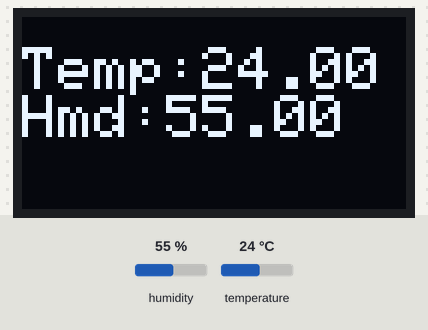
Simulated run of this sketch. Board: ESP32. Parts: 128×64 one-colour display. Inputs (shaded band) come from the test bench; at power-on: humidity 55 %, temperature 24 °C. WiFi joins after 1.5 s; servers stay silent unless stated; what the sketch prints to the serial monitor is not drawn.

Above: at 3.1 s.
3.2 s: humidity set to 22 %
At 4.2 s:
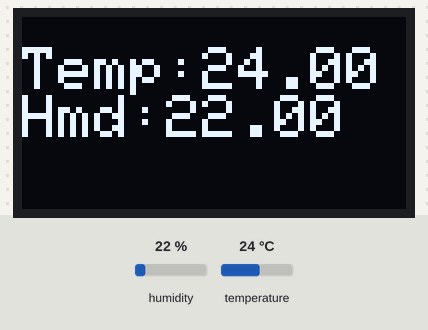
5.1 s: temperature set to 12 °C
At 6.0 s:
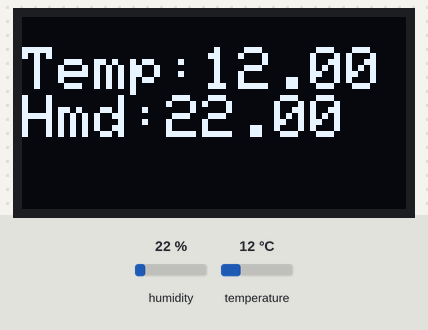
7.1 s: humidity set to 40 %
At 8.9 s:
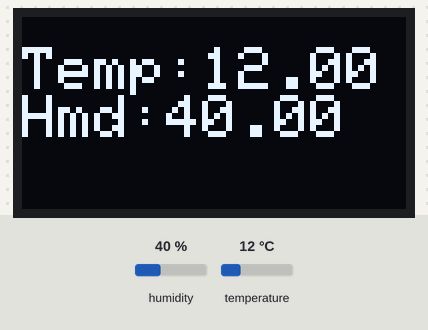
9.2 s: temperature set to 19 °C
At 10.7 s:
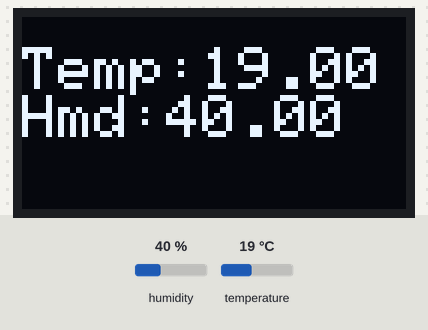
Timing chart, 0 to 12.2 s (numbered marks = the images above; inputs shaded):
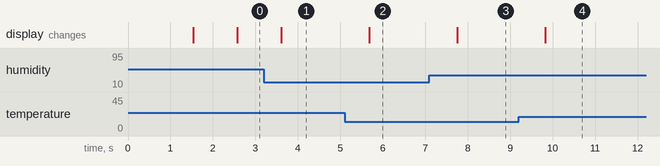

The sketch:

TemperatureHumidity_oled.ino
```cpp
 /****************************************************************************
*Code developed by IoT@FORGE DevOps on 08 October 2019 at 11.15PM************
*Components Used : ESP32 and DHT22*******************************************
*Connections Used : GND - GND || VCC - 3V3 || OUT - D15**********************
*****************************************************************************
*****************************************************************************
*****************************************************************************
***__________***__________***__________****____________***___________********
**|          |*|          |*|          |**|            |*|           |*******
**|    ______|*|   ____   |*|    ___    |*|    ________|*|     ______|*******
**|    |*******|  |    |  |*|   |   |   |*|   |**********|    |**************
**|    |___****|  |    |  |*|   |___|   |*|   |***-----**|    |__************
**|       |****|  |    |  |*|    __   |***|   |**|_    |*|     __|***********
**|   ____|****|  |____|  |*|   |  |   |**|   |____|   |*|    |______********
**|   |********|          |*|   |   |   |*|            |*|           |*******
**|___|********|__________|*|___|***|___|*|____________|*|___________|*******
*****************************************************************************
*****************************************************************************
*****************************************************************************
*****************************************************************************
*ESP32 Dev Module, Disabled, Default 4MB with spiffs(1.2MB APP/1.5MB SPIFFS)*
*240MHz(WiFi/BT), QIO, 80MHz, 4MB, 115200 BaudRatio**************************
****************************************************************************/


//Initialize the libraries here
#include<WiFi.h>
#define CAYENNE_PRINT Serial
#include <CayenneMQTTWiFi.h>
#include<DHTesp.h>
#include <Adafruit_GFX.h>
#include <Adafruit_SSD1306.h>

#define SCREEN_WIDTH 128 // OLED display width, in pixels
#define SCREEN_HEIGHT 64 // OLED display height, in pixels
//int a=10;
// Declaration for an SSD1306 display connected to I2C (SDA, SCL pins)
Adafruit_SSD1306 display(SCREEN_WIDTH, SCREEN_HEIGHT, &Wire, -1);


//Define the DHT pin here
#define DHTPIN 15
DHTesp dht;


// Cayenne authentication info. This should be obtained from the Cayenne Dashboard.
char username[] = "c96eca10-f421-11e9-b49d-5f4b6757b1bf";
char password[] = "39dcabb74c6bdd53a871cd2b7441fc6a01f62e85";
char clientID[] = "03dba5f0-f423-11e9-ba7c-716e7f5ba423";


unsigned long lastMillis = 0;


// replace with your wifi ssid and wpa2 key
const char *ssid =  "RFN";
const char *pass =  "miphone123";


//Set the channel number here
int channel_1 = 3;
int channel_2 = 4;
int channel_3 = 5;


//defining the wificlient function
WiFiClient client;


void setup() {

   Serial.begin(9600);


   //the ESP32 is now starting to connect to WiFi you mentioned using the below code
   WiFi.begin(ssid, pass);


   //Checking the WiFi status here
   while (WiFi.status() != WL_CONNECTED)
     {
            delay(100);
            Serial.print(".");
     }
      Serial.println("");
      Serial.println("WiFi connected");


    //Cayenne starts to connect here
    Cayenne.begin(username, password, clientID);


    //setting the module DHT22 or DHT11
    dht.setup(DHTPIN, DHTesp::DHT22);

      if(!display.begin(SSD1306_SWITCHCAPVCC, 0x3C)) { // Address 0x3D for 128x64
    Serial.println(F("SSD1306 allocation failed"));
for(;;);
  }
}


void loop() {

  Cayenne.loop();


  //Publish data every 1 seconds (1000 milliseconds). Change this value to publish at a different interval.
  if(millis() - lastMillis > 1000) {
    lastMillis = millis();


    //Storing the temp and hum values to push
    float humidity = dht.getHumidity();
    float temperature = dht.getTemperature();


    //Printing the recieved values on the plotter for testing
    Serial.print(dht.getStatusString());
    Serial.print("\t");
    Serial.print(humidity, 1);
    Serial.print("\t\t");
    Serial.print(temperature, 1);
    Serial.print("\t\t");


    //delay(2000);
  display.clearDisplay();

  display.setTextSize(2);
  display.setTextColor(WHITE);
  display.setCursor(0, 10);
  // Display static text
  display.print("Temp:");
  display.println(temperature);
  display.print("Hmd:");
  display.println(humidity);
  display.display();

    //Write data to Cayenne here.
    Cayenne.virtualWrite(channel_1, lastMillis);
    Cayenne.celsiusWrite(channel_2, temperature);
    Cayenne.virtualWrite(channel_3, humidity, "rel_hum", "p");

  }
}


//Default function for processing actuator commands from the Cayenne Dashboard.
//You can also use functions for specific channels, e.g CAYENNE_IN(1) for channel 1 commands.
CAYENNE_IN_DEFAULT()
{
  CAYENNE_LOG("CAYENNE_IN_DEFAULT(%u) - %s, %s", request.channel, getValue.getId(), getValue.asString());
  //Process message here. If there is an error set an error message using getValue.setError(), e.g getValue.setError("Error message");
}
```

Measured:
- after the input at 3.2 s, the display: changes after 0.41 s (image 1)
- after the input at 5.1 s, the display: changes after 0.58 s (image 2)
- after the input at 7.1 s, the display: changes after 0.65 s (image 3)
- after the input at 9.2 s, the display: changes after 0.63 s (image 4)
